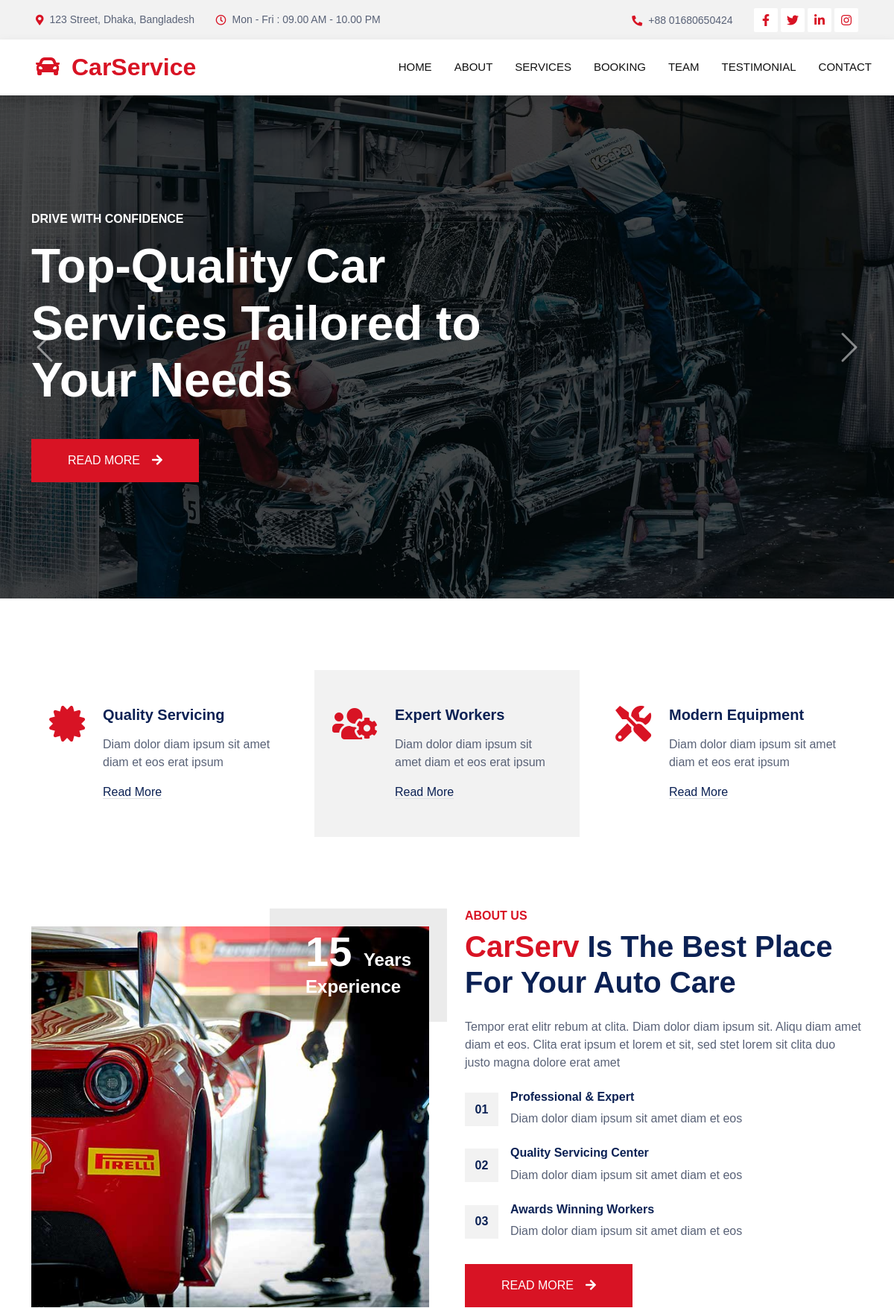
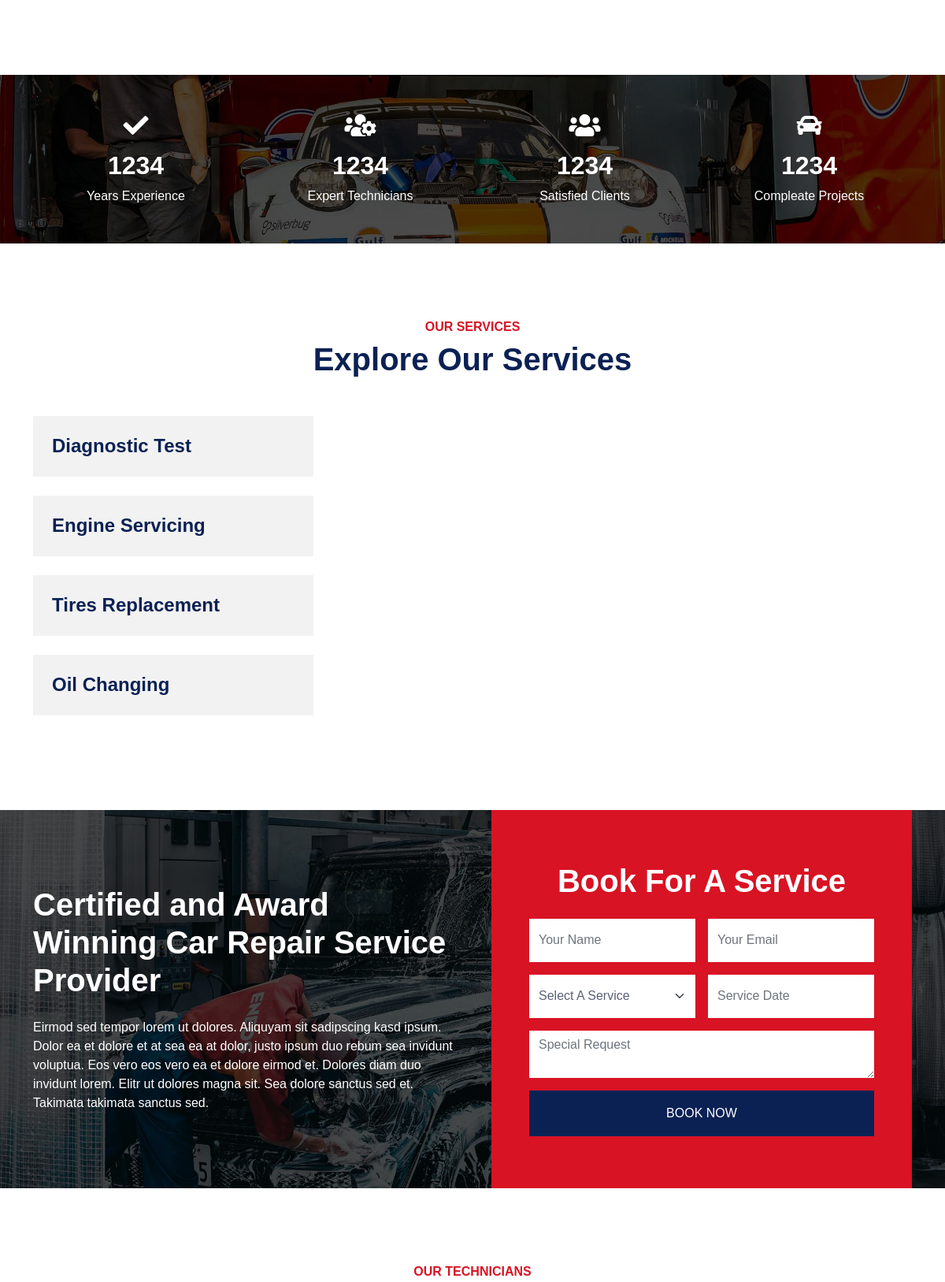
The page / (upper part) on the database its author committed (2 pictures, top to bottom).
### tables this page shows
CREATE TABLE `banners` (
  `ban_id` int(11) NOT NULL,
  `ban_title` varchar(200) NOT NULL,
  `ban_subtitle` varchar(250) NOT NULL,
  `ban_button` varchar(50) NOT NULL,
  `ban_url` varchar(50) NOT NULL,
  `ban_image` varchar(50) NOT NULL,
  `ban_status` int(11) NOT NULL
);

CREATE TABLE `services` (
  `service_id` int(11) NOT NULL,
  `service_title` varchar(100) NOT NULL,
  `service_details` text NOT NULL,
  `service_button` varchar(30) NOT NULL,
  `service_url` varchar(100) NOT NULL,
  `service_photo` varchar(50) NOT NULL
);

### index.php (the view, shortened to what this page needs)
<?php
require_once('functions/function.php');
?>
<div class="container-fluid p-0 mb-5">
    <div id="header-carousel" class="carousel slide" data-bs-ride="carousel">
        <div class="carousel-inner">
            <?php
            $selb = "SELECT * FROM banners   ORDER BY  ban_id DESC LIMIT 0,6";
            $Qb = mysqli_query($con, $selb);
            while ($banner = mysqli_fetch_assoc($Qb)) {
            ?>
                <div class="carousel-item <?= ($banner['ban_status'] == 1) ? 'active' : ''; ?>">
                    <img class="w-100" src="admin/uploads/<?= $banner['ban_image']; ?>" alt="Image">
                    <div class="carousel-caption d-flex align-items-center">
                        <div class="container">
                            <div class="row align-items-center justify-content-center justify-content-lg-start">
                                <div class="col-10 col-lg-7 text-center text-lg-start">
                                    <h6 class="text-white text-uppercase mb-3 animated slideInDown">
                                        <?= $banner['ban_title']; ?>
                                    </h6>
                                    <h1 class="display-3 text-white mb-4 pb-3 animated slideInDown">
                                        <?= $banner['ban_subtitle']; ?>
                                    </h1>
                                    <a href="<?= $banner['ban_url']; ?>" class="btn btn-primary py-3 px-5 animated slideInDown">
                                        <?= $banner['ban_button']; ?><i class="fa fa-arrow-right ms-3"></i>
                                    </a>
                                </div>
                            </div>
                        </div>
                    </div>
                </div>
            <?php } ?>
        </div>
        <button class="carousel-control-prev" type="button" data-bs-target="#header-carousel" data-bs-slide="prev">
            <span class="carousel-control-prev-icon" aria-hidden="true"></span>
        </button>
        <button class="carousel-control-next" type="button" data-bs-target="#header-carousel" data-bs-slide="next">
            <span class="carousel-control-next-icon" aria-hidden="true"></span>
        </button>
    </div>
</div>
<div class="container-xxl py-5">
    <div class="container">
        <div class="row g-4">
            <div class="col-lg-4 col-md-6 wow fadeInUp" data-wow-delay="0.1s">
                <div class="d-flex py-5 px-4">
                    <i class="fa fa-certificate fa-3x text-primary flex-shrink-0"></i>
                    <div class="ps-4">
                        <h5 class="mb-3">Quality Servicing</h5>
                        <p>Diam dolor diam ipsum sit amet diam et eos erat ipsum</p>
                        <a class="text-secondary border-bottom" href="">Read More</a>
                    </div>
                </div>
            </div>
            <div class="col-lg-4 col-md-6 wow fadeInUp" data-wow-delay="0.3s">
                <div class="d-flex bg-light py-5 px-4">
                    <i class="fa fa-users-cog fa-3x text-primary flex-shrink-0"></i>
                    <div class="ps-4">
                        <h5 class="mb-3">Expert Workers</h5>
                        <p>Diam dolor diam ipsum sit amet diam et eos erat ipsum</p>
                        <a class="text-secondary border-bottom" href="">Read More</a>
                    </div>
                </div>
            </div>
            <div class="col-lg-4 col-md-6 wow fadeInUp" data-wow-delay="0.5s">
                <div class="d-flex py-5 px-4">
                    <i class="fa fa-tools fa-3x text-primary flex-shrink-0"></i>
                    <div class="ps-4">
                        <h5 class="mb-3">Modern Equipment</h5>
                        <p>Diam dolor diam ipsum sit amet diam et eos erat ipsum</p>
                        <a class="text-secondary border-bottom" href="">Read More</a>
                    </div>
                </div>
            </div>
        </div>
    </div>
</div>
<div class="container-xxl py-5">
    <div class="container">
        <div class="row g-5">
            <div class="col-lg-6 pt-4" style="min-height: 400px;">
                <div class="position-relative h-100 wow fadeIn" data-wow-delay="0.1s">
                    <img class="position-absolute img-fluid w-100 h-100" src="img/about.jpg" style="object-fit: cover;" alt="">
                    <div class="position-absolute top-0 end-0 mt-n4 me-n4 py-4 px-5" style="background: rgba(0, 0, 0, .08);">
                        <h1 class="display-4 text-white mb-0">15 <span class="fs-4">Years</span></h1>
                        <h4 class="text-white">Experience</h4>
                    </div>
                </div>
            </div>
            <div class="col-lg-6">
                <h6 class="text-primary text-uppercase"> About Us </h6>
                <h1 class="mb-4"><span class="text-primary">CarServ</span> Is The Best Place For Your Auto Care</h1>
                <p class="mb-4">Tempor erat elitr rebum at clita. Diam dolor diam ipsum sit. Aliqu diam amet diam et
                    eos. Clita erat ipsum et lorem et sit, sed stet lorem sit clita duo justo magna dolore erat amet</p>
                <div class="row g-4 mb-3 pb-3">
                    <div class="col-12 wow fadeIn" data-wow-delay="0.1s">
                        <div class="d-flex">
                            <div class="bg-light d-flex flex-shrink-0 align-items-center justify-content-center mt-1" style="width: 45px; height: 45px;">
                                <span class="fw-bold text-secondary">01</span>
                            </div>
                            <div class="ps-3">
                                <h6>Professional & Expert</h6>
                                <span>Diam dolor diam ipsum sit amet diam et eos</span>
                            </div>
                        </div>
                    </div>
                    <div class="col-12 wow fadeIn" data-wow-delay="0.3s">
                        <div class="d-flex">
                            <div class="bg-light d-flex flex-shrink-0 align-items-center justify-content-center mt-1" style="width: 45px; height: 45px;">
                                <span class="fw-bold text-secondary">02</span>
                            </div>
                            <div class="ps-3">
                                <h6>Quality Servicing Center</h6>
                                <span>Diam dolor diam ipsum sit amet diam et eos</span>
                            </div>
                        </div>
                    </div>
                    <div class="col-12 wow fadeIn" data-wow-delay="0.5s">
                        <div class="d-flex">
                            <div class="bg-light d-flex flex-shrink-0 align-items-center justify-content-center mt-1" style="width: 45px; height: 45px;">
                                <span class="fw-bold text-secondary">03</span>
                            </div>
                            <div class="ps-3">
                                <h6>Awards Winning Workers</h6>
                                <span>Diam dolor diam ipsum sit amet diam et eos</span>
                            </div>
                        </div>
                    </div>
                </div>
                <a href="" class="btn btn-primary py-3 px-5">Read More<i class="fa fa-arrow-right ms-3"></i></a>
            </div>
        </div>
    </div>
</div>
<div class="container-fluid fact bg-dark my-5 py-5">
    <div class="container">
        <div class="row g-4">
            <div class="col-md-6 col-lg-3 text-center wow fadeIn" data-wow-delay="0.1s">
                <i class="fa fa-check fa-2x text-white mb-3"></i>
                <h2 class="text-white mb-2" data-toggle="counter-up">1234</h2>
                <p class="text-white mb-0">Years Experience</p>
            </div>
            <div class="col-md-6 col-lg-3 text-center wow fadeIn" data-wow-delay="0.3s">
                <i class="fa fa-users-cog fa-2x text-white mb-3"></i>
                <h2 class="text-white mb-2" data-toggle="counter-up">1234</h2>
                <p class="text-white mb-0">Expert Technicians</p>
            </div>
            <div class="col-md-6 col-lg-3 text-center wow fadeIn" data-wow-delay="0.5s">
                <i class="fa fa-users fa-2x text-white mb-3"></i>
                <h2 class="text-white mb-2" data-toggle="counter-up">1234</h2>
                <p class="text-white mb-0">Satisfied Clients</p>
            </div>
            <div class="col-md-6 col-lg-3 text-center wow fadeIn" data-wow-delay="0.7s">
                <i class="fa fa-car fa-2x text-white mb-3"></i>
                <h2 class="text-white mb-2" data-toggle="counter-up">1234</h2>
                <p class="text-white mb-0">Compleate Projects</p>
            </div>
        </div>
    </div>
</div>
<div class="container-xxl service py-5">
    <div class="container">
        <div class="text-center wow fadeInUp" data-wow-delay="0.1s">
            <h6 class="text-primary text-uppercase"> Our Services </h6>
            <h1 class="mb-5">Explore Our Services</h1>
        </div>
        <div class="row g-4 wow fadeInUp" data-wow-delay="0.3s">
            <div class="col-lg-4">
                <div class="nav w-100 nav-pills me-4">
                    <?php
                    $select_qurry = "SELECT * FROM `services`";
                    $allService = mysqli_query($con, $select_qurry);
                    while ($services = mysqli_fetch_assoc($allService)) {
                    ?>
                        <button class="nav-link w-100 d-flex align-items-center text-start p-4 mb-4 <?= ($services['service_id'] == 1) ? 'active' : '' ?>" data-bs-toggle="pill" data-bs-target="#tab-pane-<?= $services['service_id'] ?>" type="button">
                            <h4 class="m-0"><?= $services['service_title'] ?></h4>
                        </button>
                    <?php
                    }
                    ?>
                </div>
            </div>
            <div class="col-lg-8">
            </div>
        </div>
    </div>
</div>
<div class="container-fluid bg-secondary booking my-5 wow fadeInUp" data-wow-delay="0.1s">
    <div class="container">
        <div class="row gx-5">
            <div class="col-lg-6 py-5">
                <div class="py-5">
                    <h1 class="text-white mb-4">Certified and Award Winning Car Repair Service Provider</h1>
                    <p class="text-white mb-0">Eirmod sed tempor lorem ut dolores. Aliquyam sit sadipscing kasd ipsum.
                        Dolor ea et dolore et at sea ea at dolor, justo ipsum duo rebum sea invidunt voluptua. Eos vero
                        eos vero ea et dolore eirmod et. Dolores diam duo invidunt lorem. Elitr ut dolores magna sit.
                        Sea dolore sanctus sed et. Takimata takimata sanctus sed.</p>
                </div>
            </div>
            <div class="col-lg-6">
                <div class="bg-primary h-100 d-flex flex-column justify-content-center text-center p-5 wow zoomIn" data-wow-delay="0.6s">
                    <h1 class="text-white mb-4">Book For A Service</h1>
                    <form>
                        <div class="row g-3">
                            <div class="col-12 col-sm-6">
                                <input type="text" class="form-control border-0" placeholder="Your Name" style="height: 55px;">
                            </div>
                            <div class="col-12 col-sm-6">
                                <input type="email" class="form-control border-0" placeholder="Your Email" style="height: 55px;">
                            </div>
                            <div class="col-12 col-sm-6">
                                <select class="form-select border-0" style="height: 55px;">
                                    <option selected>Select A Service</option>
                                </select>
                            </div>
                            <div class="col-12 col-sm-6">
                                <div class="date" id="date1" data-target-input="nearest">
                                    <input type="text" class="form-control border-0 datetimepicker-input" placeholder="Service Date" data-target="#date1" data-toggle="datetimepicker" style="height: 55px;">
                                </div>
                            </div>
                            <div class="col-12">
                                <textarea class="form-control border-0" placeholder="Special Request"></textarea>
                            </div>
                            <div class="col-12">
                                <button class="btn btn-secondary w-100 py-3" type="submit">Book Now</button>
                            </div>
                        </div>
                    </form>
                </div>
            </div>
        </div>
    </div>
</div>
<div class="container-xxl py-5">
    <div class="container">
        <div class="text-center wow fadeInUp" data-wow-delay="0.1s">
            <h6 class="text-primary text-uppercase">Our Technicians </h6>
        </div>
    </div>
</div>

### css/style.css (style rules this page uses)
:root { --primary: #D81324; --secondary: #0B2154; --light: #F2F2F2; --dark: #111111; }
.btn { font-weight: 500; text-transform: uppercase; transition: .5s; }
.btn.btn-primary, .btn.btn-secondary { color: #FFFFFF; }
.carousel-caption { top: 0; left: 0; right: 0; bottom: 0; background: rgba(0, 0, 0, .7); z-index: 1; }
.carousel-control-prev, .carousel-control-next { width: 10%; }
.carousel-control-prev-icon, .carousel-control-next-icon { width: 3rem; height: 3rem; }
.fact { background: linear-gradient(rgba(0, 0, 0, .7), rgba(0, 0, 0, .7)), url(../img/carousel-bg-1.jpg); background-position: center center; background-repeat: no-repeat; background-size: cover; }
.service .nav .nav-link { background: var(--light); transition: .5s; }
.booking { background: linear-gradient(rgba(0, 0, 0, .7), rgba(0, 0, 0, .7)), url(../img/carousel-bg-2.jpg) center center no-repeat; background-size: cover; }

### rows shown on the page
banners: ban_image (picture), ban_title "DRIVE WITH CONFIDENCE", ban_subtitle "Top-Quality Car Services Tailored to Your Needs", ban_button "READ MORE"
services: service_title "Diagnostic Test"
services: service_title "Engine Servicing"
services: service_title "Tires Replacement"
services: service_title "Oil Changing"

### other values the page prints
$location "123 Street, Dhaka, Bangladesh"
$time "Mon - Fri : 09.00 AM - 10.00 PM"
$phone "+88 01680650424"
